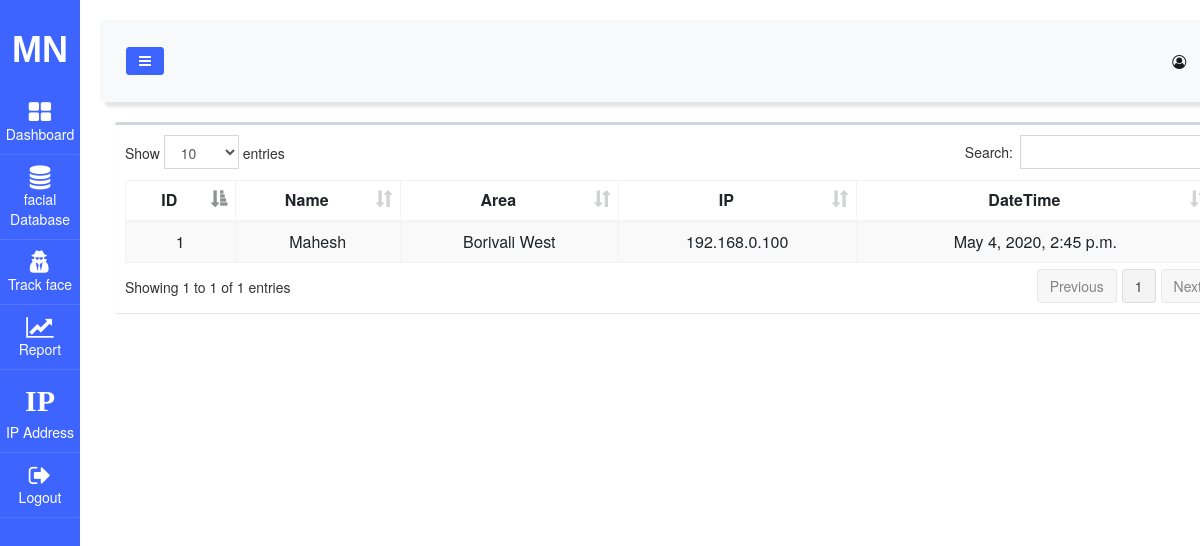
Page /a27297bde9732f2e73fbc06db2611764e3ad9855/ on the committed database.
### face_app/models.py (models this page shows, shortened)
class live_track_record(models.Model):
    name = models.CharField(max_length = 50)
    area = models.CharField(max_length = 50)
    ip = models.CharField(max_length = 50)
    date_time = models.DateTimeField(auto_now_add=True)
    user_id = models.ForeignKey(uploadImage, on_delete=models.CASCADE, null=True)

### face_app/views.py (the view)
# urls.py: path('a27297bde9732f2e73fbc06db2611764e3ad9855/',views.report,name='report'),
def report(request):
    retrive_track_record=live_track_record.objects.all()
    return render(request,'report.html',{ 'retrive_track_record': retrive_track_record})

### templates/report.html (shortened to what this page needs)
{% extends "main_page.html" %}
{% load crispy_forms_tags %}
{% load staticfiles %}
{% block customCSS %}
  <link href="{% static 'css/dataTables.bootstrap.min.css' %}" rel="stylesheet" />
  <link href="{% static 'css/adminlte.min.css' %}" rel="stylesheet" />
{% endblock %}
{% block body_block %}
  <div class="box">
    <div class="box-body">
      <table id="example1" class="table table-bordered table-striped table-hover responsive">
        <thead>
          <tr>
            <th><center>ID</center></th>
            <th nowrap><center>Name</center></th>
            <th><center>Area</center></th>
            <th><center>IP</center></th>
            <th nowrap><center nowrap>DateTime</center></th>
          </tr>
        </thead>
        <tbody>
          {% for r in retrive_track_record%}
              <tr>
                <td nowrap><center>{{r.id}}</center></td>
                <td nowrap><center>{{r.name}}</center></td>
                <td>
                  <center>
                  {{r.area}}
                  </center>
                </td>
                <td nowrap data-tooltip="true" title="Double click to edit">
                  <center>{{r.ip}}</center>
                </td>
                <td nowrap data-tooltip="true" title="Click to view">
                  <center>
                    {{r.date_time}}
                  </center>
                </td>
              </tr>
           {% endfor %}
        </tbody>
      </table>
    </div>
  </div>
{% endblock %}

### rows in the picture
live_track_record: id "1", name "Mahesh", area "Borivali West", ip "192.168.0.100", date_time "May 4, 2020, 2:45 p.m."
